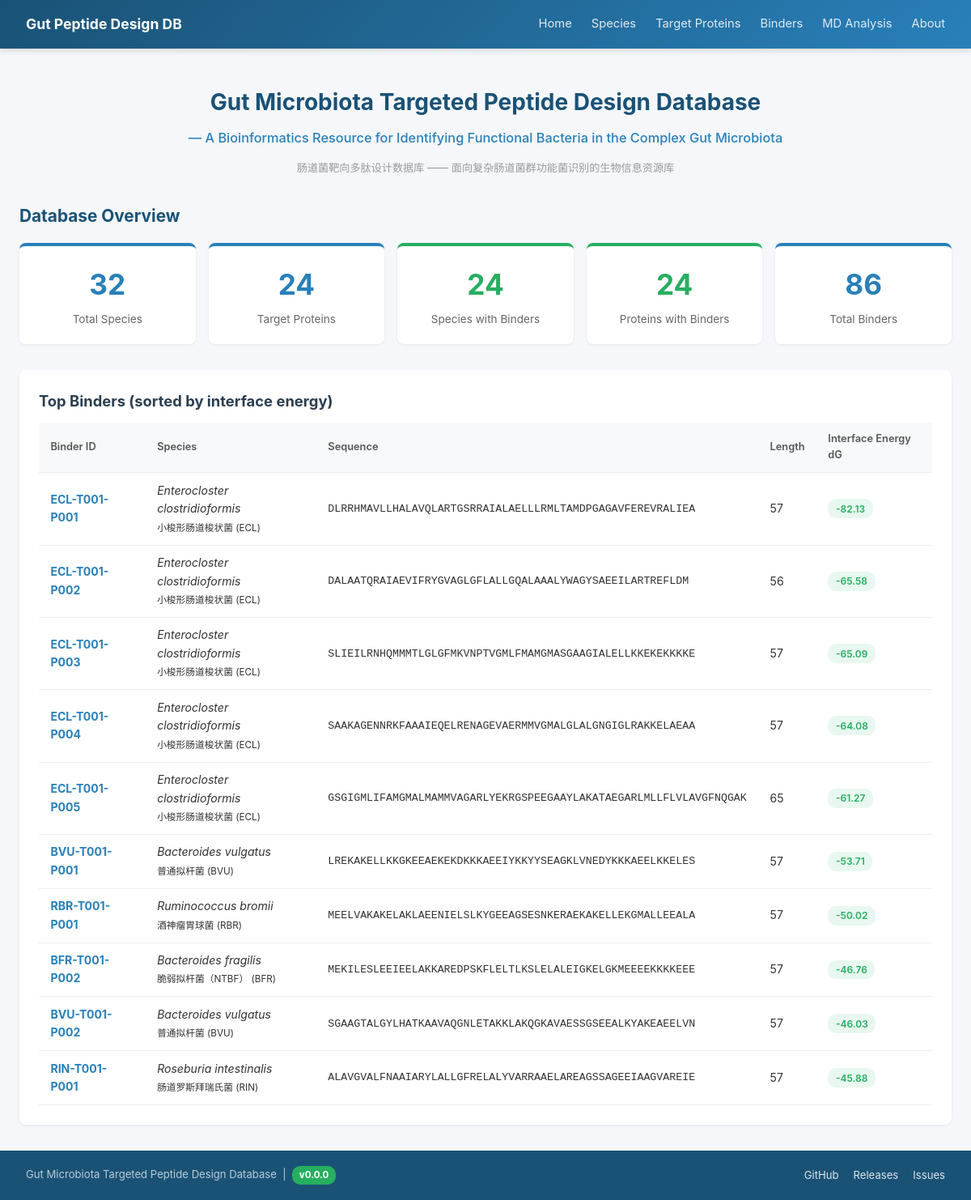
Before: / with the older database file.
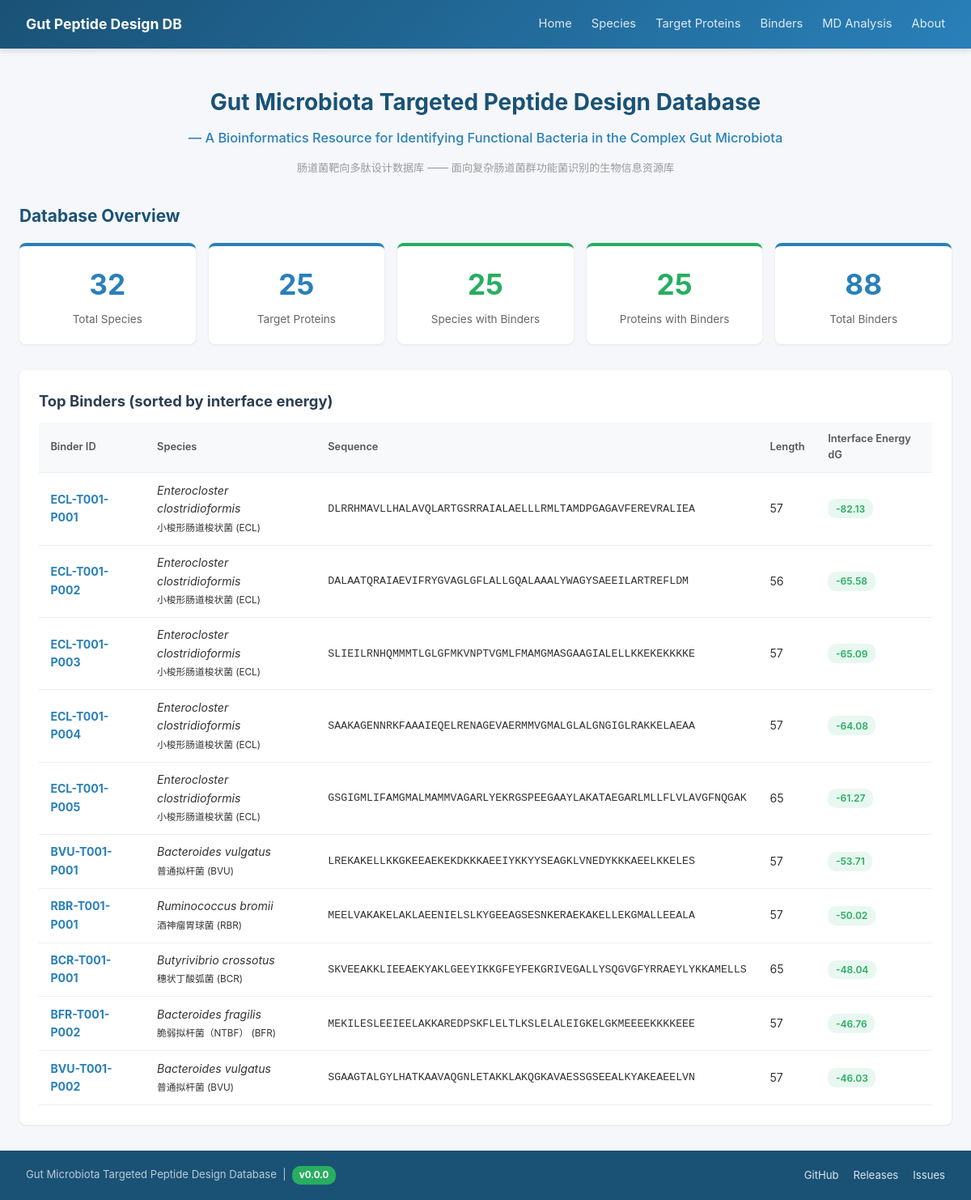
After: the same page with the newer database file.
### tables this page shows
CREATE TABLE Binder (
        Binder_ID       TEXT PRIMARY KEY,
        Species_ID      TEXT NOT NULL,
        Binder_Sequence TEXT,
        Length          INTEGER,
        Raw_Score       REAL,
        dG_sep_norm     REAL,
        dSASA_int       REAL,
        complex_norm    REAL,
        total_score     REAL,
        packstat        REAL,
        hbonds_int      INTEGER,
        pLDDT_total     REAL,
        pLDDT_binder    REAL,
        PAE_interaction REAL,
        binder_RMSD     REAL,
        target_RMSD     REAL,
        Sequence_File   TEXT,
        Structure_File  TEXT,
        Notes           TEXT,
        FOREIGN KEY (Species_ID) REFERENCES Species(Species_ID)
    );

CREATE TABLE Species (
        Species_ID      TEXT PRIMARY KEY,
        Scientific_Name TEXT NOT NULL,
        Chinese_Name    TEXT,
        Taxonomy_ID     INTEGER,
        Genome_Accession TEXT,
        Proteome_Source TEXT,
        Notes           TEXT
    );

### app.py (the view)
@app.route('/')
def index():
    db = get_db()
    s = {}
    s['species'] = db.execute("SELECT COUNT(*) FROM Species").fetchone()[0]
    s['proteins'] = db.execute("SELECT COUNT(*) FROM Target_Protein").fetchone()[0]
    s['binders'] = db.execute("SELECT COUNT(*) FROM Binder").fetchone()[0]
    s['success_species'] = db.execute("SELECT COUNT(DISTINCT Species_ID) FROM Binder").fetchone()[0]
    s['success_proteins'] = db.execute("""
        SELECT COUNT(DISTINCT p.Protein_ID) FROM Target_Protein p
        JOIN Binder b ON p.Species_ID = b.Species_ID
    """).fetchone()[0]
    recent = []
    if s['binders'] > 0:
        recent = db.execute("""
            SELECT b.*, s.Scientific_Name, s.Chinese_Name
            FROM Binder b JOIN Species s ON b.Species_ID = s.Species_ID
            ORDER BY b.Raw_Score ASC LIMIT 10
        """).fetchall()
    pending = db.execute("""
        SELECT Species_ID, Chinese_Name, Scientific_Name FROM Species
        WHERE Species_ID NOT IN (SELECT DISTINCT Species_ID FROM Binder)
        ORDER BY Species_ID
    """).fetchall()
    return render_template('index.html', stats=s, recent=recent, pending=pending)

### app.py (called while the page is built)
@app.context_processor
def inject_meta():
    return {'DB_VERSION': DB_VERSION, 'REPO_URL': REPO_URL}

def get_db():
    if 'db' not in g:
        g.db = sqlite3.connect(DB_PATH)
        g.db.row_factory = sqlite3.Row
    return g.db

### templates/index.html (shortened to what this page needs)
{% extends "base.html" %}
{% block content %}
<div style="text-align:center; padding:1rem 0 2rem;">
    <h1 style="font-size:1.75rem; color:#1a5276; margin-bottom:.7rem; line-height:1.35;">Gut Microbiota Targeted Peptide Design Database</h1>
    <p style="font-size:1.02rem; color:#2980b9; font-weight:500; margin-bottom:.9rem;">— A Bioinformatics Resource for Identifying Functional Bacteria in the Complex Gut Microbiota</p>
    <p style="font-size:.82rem; color:#999;">肠道菌靶向多肽设计数据库 —— 面向复杂肠道菌群功能菌识别的生物信息资源库</p>
</div>
<h2 style="font-size:1.3rem; color:#1a5276; margin-bottom:1rem;">Database Overview</h2>
<div class="stats-grid">
    <div class="stat-card"><div class="stat-number">{{ stats.species }}</div><div class="stat-label">Total Species</div></div>
    <div class="stat-card"><div class="stat-number">{{ stats.proteins }}</div><div class="stat-label">Target Proteins</div></div>
    <div class="stat-card stat-highlight"><div class="stat-number">{{ stats.success_species }}</div><div class="stat-label">Species with Binders</div></div>
    <div class="stat-card stat-highlight"><div class="stat-number">{{ stats.success_proteins }}</div><div class="stat-label">Proteins with Binders</div></div>
    <div class="stat-card"><div class="stat-number">{{ stats.binders }}</div><div class="stat-label">Total Binders</div></div>
</div>
{% if recent %}
<div class="card">
    <h2>Top Binders (sorted by interface energy)</h2>
    <table>
        <thead><tr><th>Binder ID</th><th>Species</th><th>Sequence</th><th>Length</th><th>Interface Energy dG</th></tr></thead>
        <tbody>
            {% for b in recent %}
            <tr>
                <td><a href="/binders/{{ b.Binder_ID }}"><strong>{{ b.Binder_ID }}</strong></a></td>
                <td><em>{{ b.Scientific_Name }}</em><br><small>{{ b.Chinese_Name }} ({{ b.Species_ID }})</small></td>
                <td style="font-family:monospace; font-size:.83rem;">{{ b.Binder_Sequence }}</td>
                <td>{{ b.Length or '-' }}</td>
                <td>
                    {% if b.Raw_Score %}
                    <span class="badge {% if b.Raw_Score < -6 %}badge-green{% elif b.Raw_Score < -4 %}badge-blue{% else %}badge-orange{% endif %}">
                        {{ "%.2f"|format(b.Raw_Score) }}
                    </span>{% else %}-{% endif %}
                </td>
            </tr>
            {% endfor %}
        </tbody>
    </table>
</div>
{% else %}
<div class="card empty-state">
    <p>No Binder data available.</p>
    <p style="font-size:.85rem;">Populate data/proteins.csv and data/binders.csv, then run <code>python batch_import.py</code></p>
</div>
{% endif %}
{% endblock %}

Changed rows visible on the page:
no longer on this page (row unchanged): Binder: Binder_ID "RIN-T001-P001", Scientific_Name "Roseburia intestinalis", Chinese_Name "肠道罗斯拜瑞氏菌", Species_ID "RIN", Binder_Sequence "ALAVGVALFNAAIARYLALLGFRELALYVARRAAELAREAGSSAGEEIAAGVAREIE", Length "57", Raw_Score "-45.88"
now on this page (row edited): Binder: Binder_ID "BCR-T001-P001", Scientific_Name "Butyrivibrio crossotus", Chinese_Name "穗状丁酸弧菌", Species_ID "BCR", Binder_Sequence "SKVEEAKKLIEEAEKYAKLGEEYIKKGFEYFEKGRIVEGALLYSQGVGFYRRAEYLYKKAMELLS", Length "65", Raw_Score "-48.04"
Other visible differences:
{{ stats.proteins }}: "24" → "25"
{{ stats.success_species }}: "24" → "25"
{{ stats.success_proteins }}: "24" → "25"
{{ stats.binders }}: "86" → "88"
